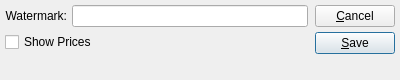
<?xml version="1.0" encoding="UTF-8"?>
<ui version="4.0">
 <comment>This file is part of the xTuple ERP: PostBooks Edition, a free and
open source Enterprise Resource Planning software suite,
Copyright (c) 1999-2018 by OpenMFG LLC, d/b/a xTuple.
It is licensed to you under the Common Public Attribution License
version 1.0, the full text of which (including xTuple-specific Exhibits)
is available at www.xtuple.com/CPAL.  By using this software, you agree
to be bound by its terms.</comment>
 <class>EditWatermark</class>
 <widget class="QDialog" name="EditWatermark">
  <property name="geometry">
   <rect>
    <x>0</x>
    <y>0</y>
    <width>400</width>
    <height>80</height>
   </rect>
  </property>
  <property name="windowTitle">
   <string>Edit Watermark</string>
  </property>
  <layout class="QHBoxLayout">
   <property name="spacing">
    <number>7</number>
   </property>
   <property name="margin">
    <number>5</number>
   </property>
   <item>
    <layout class="QVBoxLayout">
     <property name="spacing">
      <number>0</number>
     </property>
     <property name="margin">
      <number>0</number>
     </property>
     <item>
      <layout class="QVBoxLayout">
       <property name="spacing">
        <number>5</number>
       </property>
       <property name="margin">
        <number>0</number>
       </property>
       <item>
        <layout class="QHBoxLayout">
         <property name="spacing">
          <number>5</number>
         </property>
         <property name="margin">
          <number>0</number>
         </property>
         <item>
          <widget class="QLabel" name="_watermarkLit">
           <property name="text">
            <string>Watermark:</string>
           </property>
           <property name="alignment">
            <set>Qt::AlignRight|Qt::AlignTrailing|Qt::AlignVCenter</set>
           </property>
          </widget>
         </item>
         <item>
          <widget class="XLineEdit" name="_watermark"/>
         </item>
        </layout>
       </item>
       <item>
        <layout class="QHBoxLayout">
         <property name="spacing">
          <number>0</number>
         </property>
         <property name="margin">
          <number>0</number>
         </property>
         <item>
          <widget class="QCheckBox" name="_showPrices">
           <property name="text">
            <string>Show Prices</string>
           </property>
          </widget>
         </item>
         <item>
          <spacer name="spacer37">
           <property name="orientation">
            <enum>Qt::Horizontal</enum>
           </property>
           <property name="sizeType">
            <enum>QSizePolicy::Expanding</enum>
           </property>
           <property name="sizeHint" stdset="0">
            <size>
             <width>56</width>
             <height>10</height>
            </size>
           </property>
          </spacer>
         </item>
        </layout>
       </item>
      </layout>
     </item>
     <item>
      <spacer name="spacer39">
       <property name="orientation">
        <enum>Qt::Vertical</enum>
       </property>
       <property name="sizeType">
        <enum>QSizePolicy::Expanding</enum>
       </property>
       <property name="sizeHint" stdset="0">
        <size>
         <width>10</width>
         <height>46</height>
        </size>
       </property>
      </spacer>
     </item>
    </layout>
   </item>
   <item>
    <layout class="QVBoxLayout">
     <property name="spacing">
      <number>0</number>
     </property>
     <property name="margin">
      <number>0</number>
     </property>
     <item>
      <layout class="QVBoxLayout">
       <property name="spacing">
        <number>5</number>
       </property>
       <property name="margin">
        <number>0</number>
       </property>
       <item>
        <widget class="QPushButton" name="_close">
         <property name="text">
          <string>&amp;Cancel</string>
         </property>
        </widget>
       </item>
       <item>
        <widget class="QPushButton" name="_save">
         <property name="text">
          <string>&amp;Save</string>
         </property>
         <property name="autoDefault">
          <bool>true</bool>
         </property>
         <property name="default">
          <bool>true</bool>
         </property>
        </widget>
       </item>
      </layout>
     </item>
     <item>
      <spacer name="spacer38">
       <property name="orientation">
        <enum>Qt::Vertical</enum>
       </property>
       <property name="sizeType">
        <enum>QSizePolicy::Expanding</enum>
       </property>
       <property name="sizeHint" stdset="0">
        <size>
         <width>11</width>
         <height>66</height>
        </size>
       </property>
      </spacer>
     </item>
    </layout>
   </item>
  </layout>
 </widget>
 <layoutdefault spacing="6" margin="11"/>
 <customwidgets>
  <customwidget>
   <class>XLineEdit</class>
   <extends>QLineEdit</extends>
   <header>xlineedit.h</header>
   <container>1</container>
  </customwidget>
 </customwidgets>
 <tabstops>
  <tabstop>_watermark</tabstop>
  <tabstop>_showPrices</tabstop>
  <tabstop>_save</tabstop>
  <tabstop>_close</tabstop>
 </tabstops>
 <includes>
  <include location="global">parameter.h</include>
 </includes>
 <resources/>
 <connections>
  <connection>
   <sender>_close</sender>
   <signal>clicked()</signal>
   <receiver>EditWatermark</receiver>
   <slot>reject()</slot>
   <hints>
    <hint type="sourcelabel">
     <x>20</x>
     <y>20</y>
    </hint>
    <hint type="destinationlabel">
     <x>20</x>
     <y>20</y>
    </hint>
   </hints>
  </connection>
  <connection>
   <sender>_save</sender>
   <signal>clicked()</signal>
   <receiver>EditWatermark</receiver>
   <slot>accept()</slot>
   <hints>
    <hint type="sourcelabel">
     <x>20</x>
     <y>20</y>
    </hint>
    <hint type="destinationlabel">
     <x>20</x>
     <y>20</y>
    </hint>
   </hints>
  </connection>
 </connections>
</ui>
